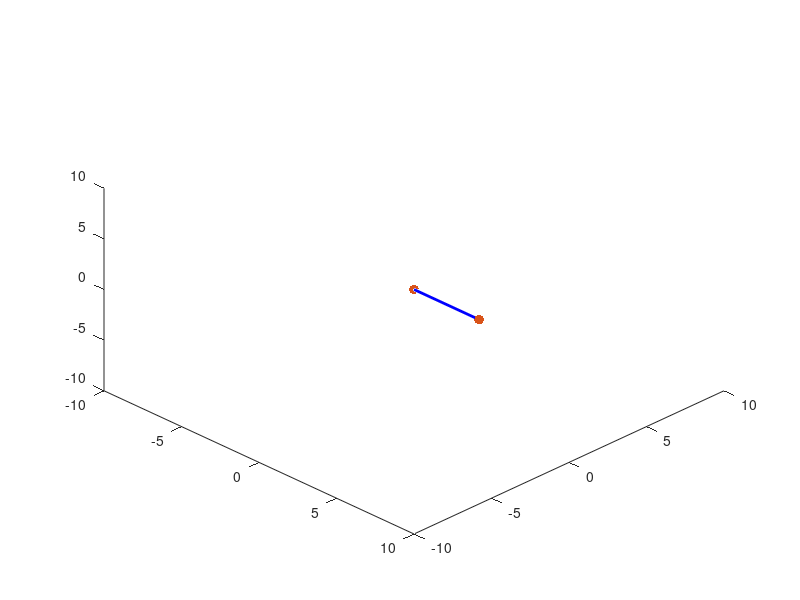

This figure's MATLAB source:
function P1_basic_arm_rotation()
clc;clear;

d1 = 4.2;

x0 = [0; 0 ; 0; 0];
x1 = [d1; 0 ; 0; 0];

rotate3d on;


for i = 0:10:360
    x = [x0(1) x1(1)];
    y = [x0(2) x1(2)];
    z = [x0(3) x1(3)];
    
    x1 = rot_z(x1,10);
        
    plot3(x,y,z,'linewidth',2,'color','blue')
    hold on;
    xlim([-10, 10]);
    ylim([-10, 10]);
    zlim([-10, 10]);
    scatter3(x,y,z, 50,'red','filled');
    view(45,45)
    hold off;
    pause(0.1);
    i
end

disp('stop thats all');

end

function rotated = rot_z(mat_to_rot, theta)
rotated = [cosd(theta) -sind(theta) 0 0; sind(theta) cosd(theta) 0 0; 0 0 1 0; 0 0 0 1] * mat_to_rot;
end
